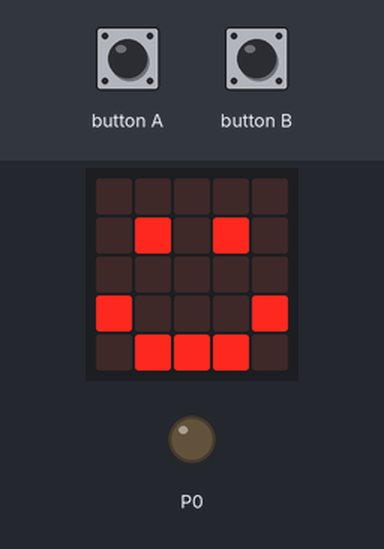
Bench run of a program on a simulated BBC micro:bit (MakeCode). On the bench: the board's 5×5 LED display, output pins drawn as LEDs (lit = HIGH). Inputs (shaded band) come from the test bench.

Above: at 1.8 s.
1.9 s: button A pressed for 0.15 s
At 2.8 s:
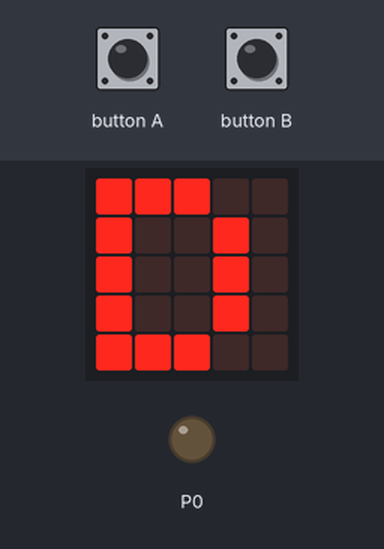
3.9 s: button A pressed for 0.15 s
At 5.5 s:
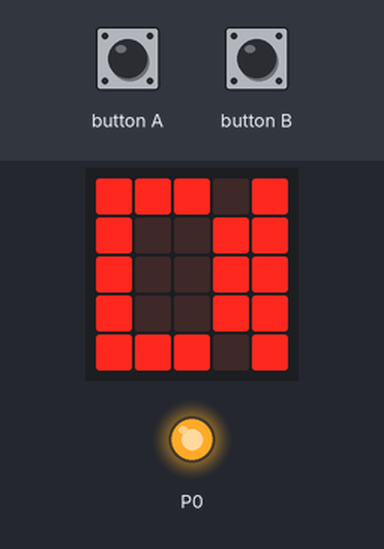
5.9 s: button B pressed for 0.15 s
At 7.0 s:
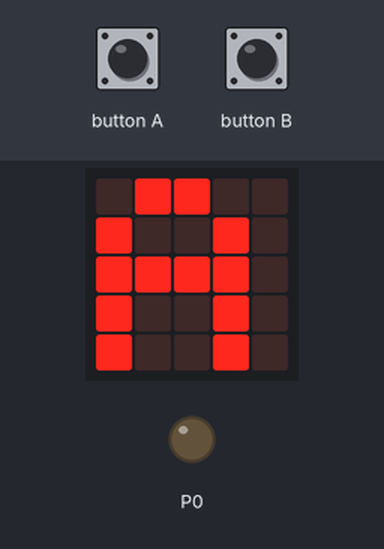
7.9 s: button B pressed for 0.15 s
At 9.6 s:
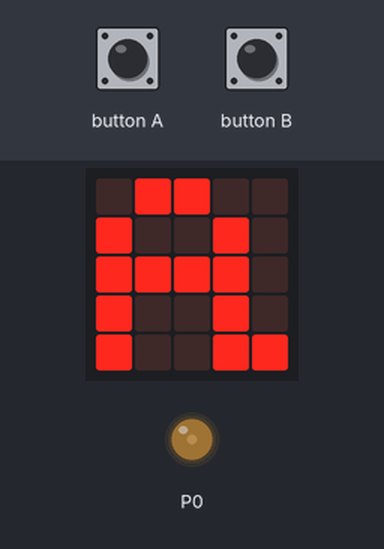
9.9 s: button B pressed for 0.15 s
At 11.3 s:
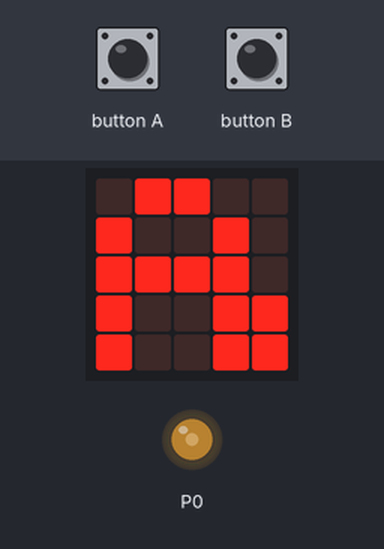
11.9 s: button B pressed for 0.15 s
At 12.8 s:
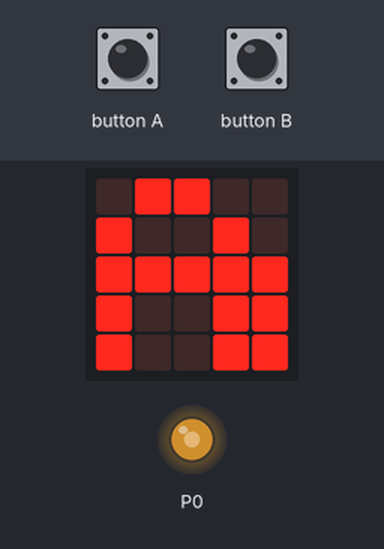
Timing chart, 0 to 14.9 s (numbered marks = the images above; inputs shaded):
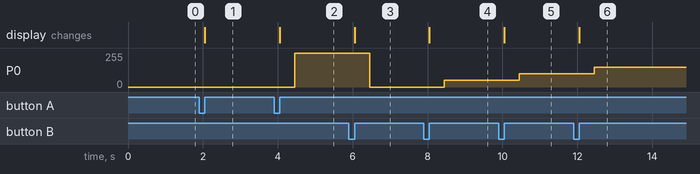

The program:

main.ts
```typescript
input.onButtonPressed(Button.A, function () {
    if (digital == 0) {
        basic.showLeds(`
            # # # . .
            # . . # .
            # . . # .
            # . . # .
            # # # . .
            `)
        pins.digitalWritePin(DigitalPin.P0, digital)
        digital = 1
    } else {
        basic.showLeds(`
            # # # . #
            # . . # #
            # . . # #
            # . . # #
            # # # . #
            `)
        pins.digitalWritePin(DigitalPin.P0, digital)
        digital = 0
    }
})
input.onButtonPressed(Button.B, function () {
    if (analógico == 0) {
        basic.showLeds(`
            . # # . .
            # . . # .
            # # # # .
            # . . # .
            # . . # .
            `)
        pins.analogWritePin(AnalogPin.P0, analógico)
        analógico = 200
    } else if (analógico == 200) {
        basic.showLeds(`
            . # # . .
            # . . # .
            # # # # .
            # . . # .
            # . . # #
            `)
        pins.analogWritePin(AnalogPin.P0, analógico)
        analógico = 400
    } else if (analógico == 400) {
        basic.showLeds(`
            . # # . .
            # . . # .
            # # # # .
            # . . # #
            # . . # #
            `)
        pins.analogWritePin(AnalogPin.P0, analógico)
        analógico = 600
    } else if (analógico == 600) {
        basic.showLeds(`
            . # # . .
            # . . # .
            # # # # #
            # . . # #
            # . . # #
            `)
        pins.analogWritePin(AnalogPin.P0, analógico)
        analógico = 800
    } else if (analógico == 800) {
        basic.showLeds(`
            . # # . .
            # . . # #
            # # # # #
            # . . # #
            # . . # #
            `)
        pins.analogWritePin(AnalogPin.P0, analógico)
        analógico = 1023
    } else {
        basic.showLeds(`
            . # # . #
            # . . # #
            # # # # #
            # . . # #
            # . . # #
            `)
        pins.analogWritePin(AnalogPin.P0, analógico)
        analógico = 0
    }
})
let analógico = 0
let digital = 0
digital = 0
analógico = 0
basic.showIcon(IconNames.Happy)
```

test.ts
```typescript
// testes vão aqui; isto não será compilado quando este pacote for usado como uma extensão.
```

Measured:
- after the input at 1.9 s, the display: changes after 0.15 s (image 1)
- after the input at 3.9 s, P0: 0/255 → 255/255 after 0.55 s; the display: changes after 0.15 s (image 2)
- after the input at 5.9 s, P0: 255/255 → 0/255 after 0.55 s; the display: changes after 0.15 s (image 3)
- after the input at 7.9 s, P0: 0/255 → 50/255 after 0.55 s; the display: changes after 0.15 s (image 4)
- after the input at 9.9 s, P0: 50/255 → 100/255 after 0.55 s; the display: changes after 0.15 s (image 5)
- after the input at 11.9 s, P0: 100/255 → 150/255 after 0.55 s; the display: changes after 0.15 s (image 6)
